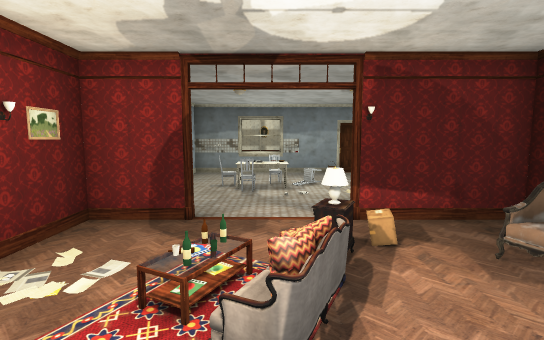
View 1 (above)

13 first-person views from a walk through a 3-D level made in the Unity game engine. The camera is 1.5 m above the floor, tilts 6° down and sees 85° across. The floor is counted in squares, 1 m on a side. Each view is taken from the middle of a square. On the plan, view 1 faces up. The plan holds only what a view shows up to about 15 squares ahead; the rest is blank. The place goes on beyond the plan. The player character is not drawn. Door leaves are left out, so doorways stand open.

View 2
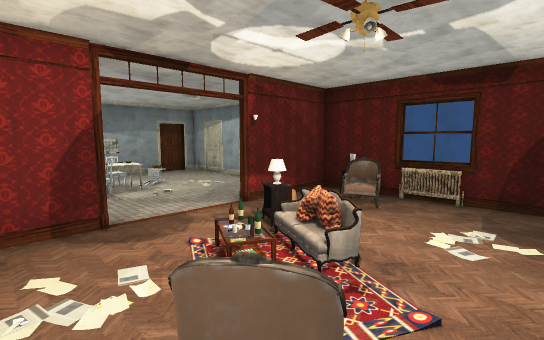

View 3
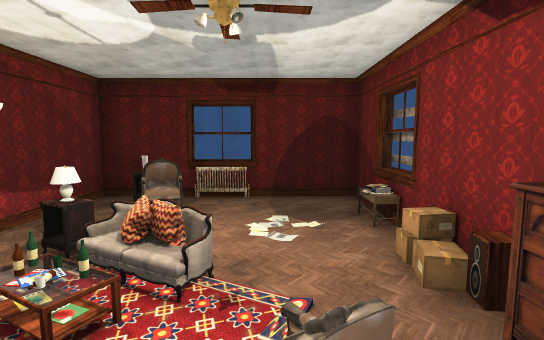

View 4
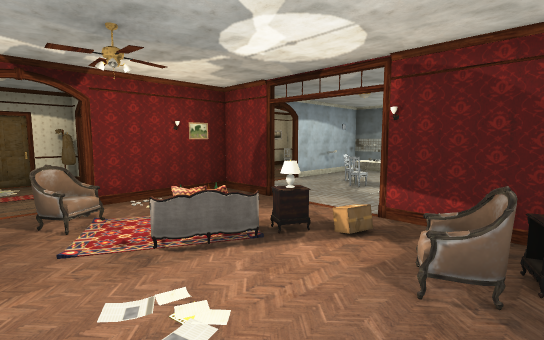

View 5
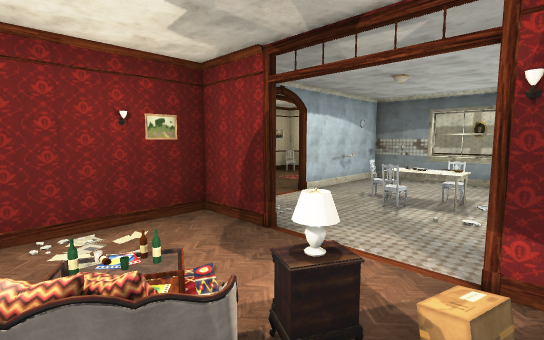

View 6
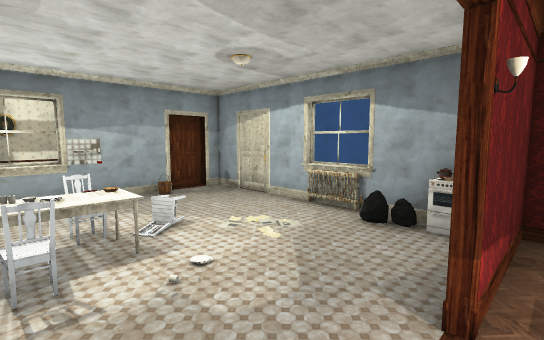

View 7
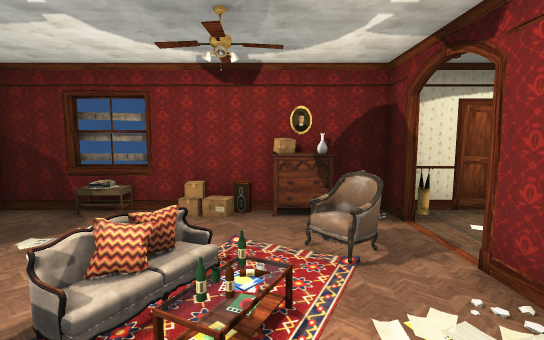

View 8
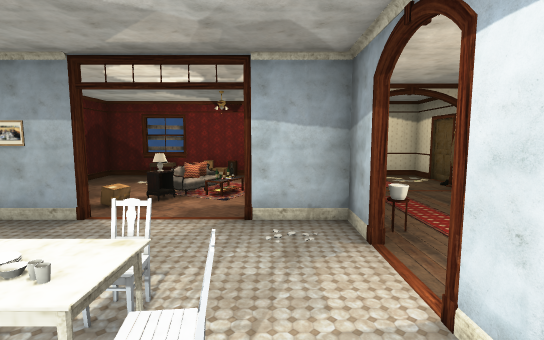

View 9
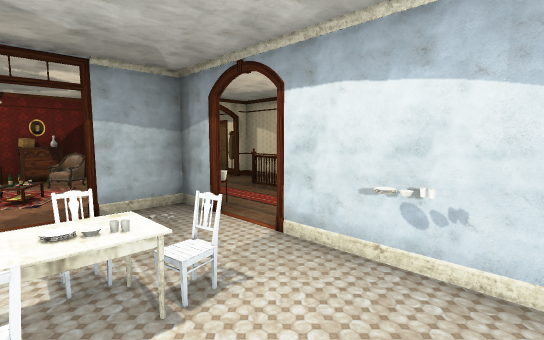

View 10
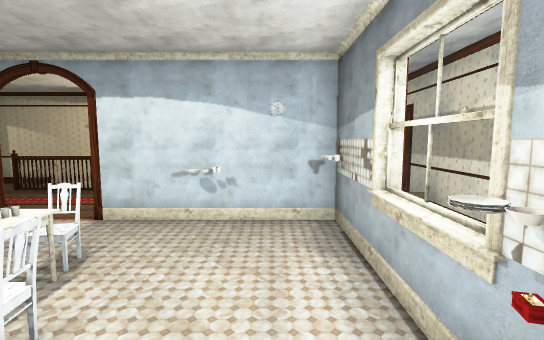

View 11
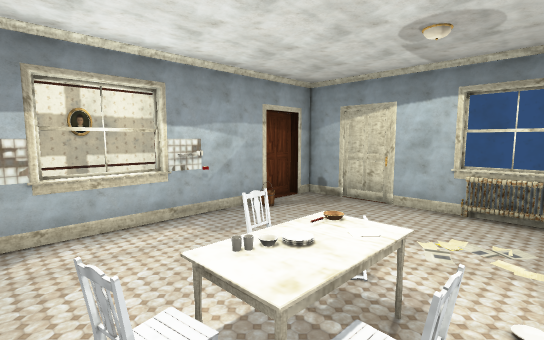

View 12
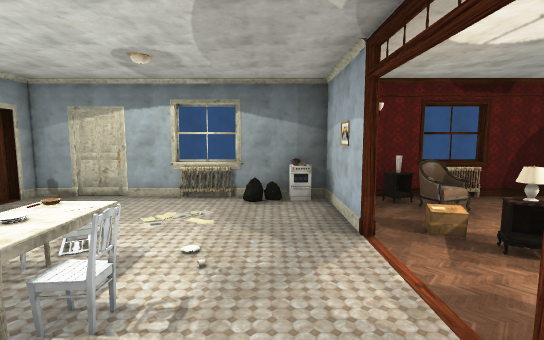

View 13
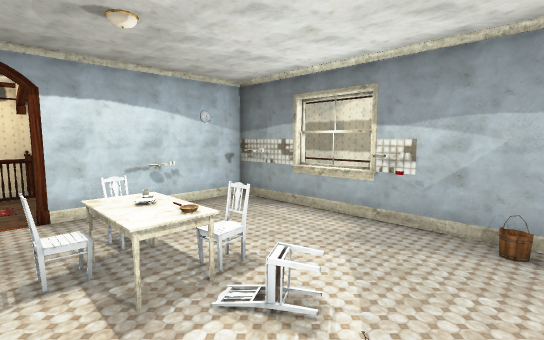

### Floor plan
Points are (right, up) in squares from view 1. A wall is a line through its corners. A room is listed if a view was taken in it or the views show most of it. See-through windows are left out.
Room 1 (views 1, 2, 3, 4, 5, 6, 7, 8, 9, 10, 11, 12, 13)
walls: (1.5, 5.6) (4.8, 5.6); (-1.5, 5.4) (-3.5, 5.4); (-3.4, 6.6) (-3.4, 4.4); (-3.5, 5.6) (-1.5, 5.6); (4.8, 5.4) (1.5, 5.4); (-3.4, 2.5) (-3.4, 1.6); (5.1, 3.1) (4.6, 3.1); (-3.4, -0.2) (-3.4, -1.2) (-2.4, -1.2); (0.4, -1.2) (4.7, -1.2) (4.7, 13.2) (4.1, 13.2); (2.6, 13.2) (-3.4, 13.2) (-3.4, 8.6); (1.6, -1.5) (3.2, -1.5); (4.2, 13.5) (3, 13.5); (-5.6, -1.2) (-4.4, -1.2); (-1.9, 15.3) (-3.4, 15.3)
ways out: gap at (-4, 9)
objects: other object (-5, 10) to (-5, 11); other object (-4, -1); other object (-4, 6) to (-4, 7); other object (-3, 11); other object (-2, -1); other object (-2, 0); other object (-2, 1); other object (-2, 9); other object (-1, -1); other object (-1, 2); other object (-1, 3); other object (-1, 8); other object (-1, 9); other object (-1, 9) to (0, 10); other object (0, -1); other object (0, 2); other object (0, 3); other object (1, 3); other object (1, 4); other object (1, 13); other object (3, 3) to (4, 3); other object (3, 13); other object (4, 4); other object (4, 6); other object (4, 7); other object (5, 2); other object (5, 9)

Positions as (right, up) in squares from view 1, and headings:
1: (0, 0), facing up
2: (-3, 0), facing up-right
3: (-3, 1), facing right
4: (4, 0), facing up-left
5: (2, 2), facing up-left
6: (-1, 5), facing up-right
7: (-1, 5), facing down
8: (-2, 11), facing down
9: (0, 12), facing down-left
10: (2, 12), facing left
11: (-2, 8), facing up-right
12: (-3, 7), facing right
13: (3, 8), facing up-left
